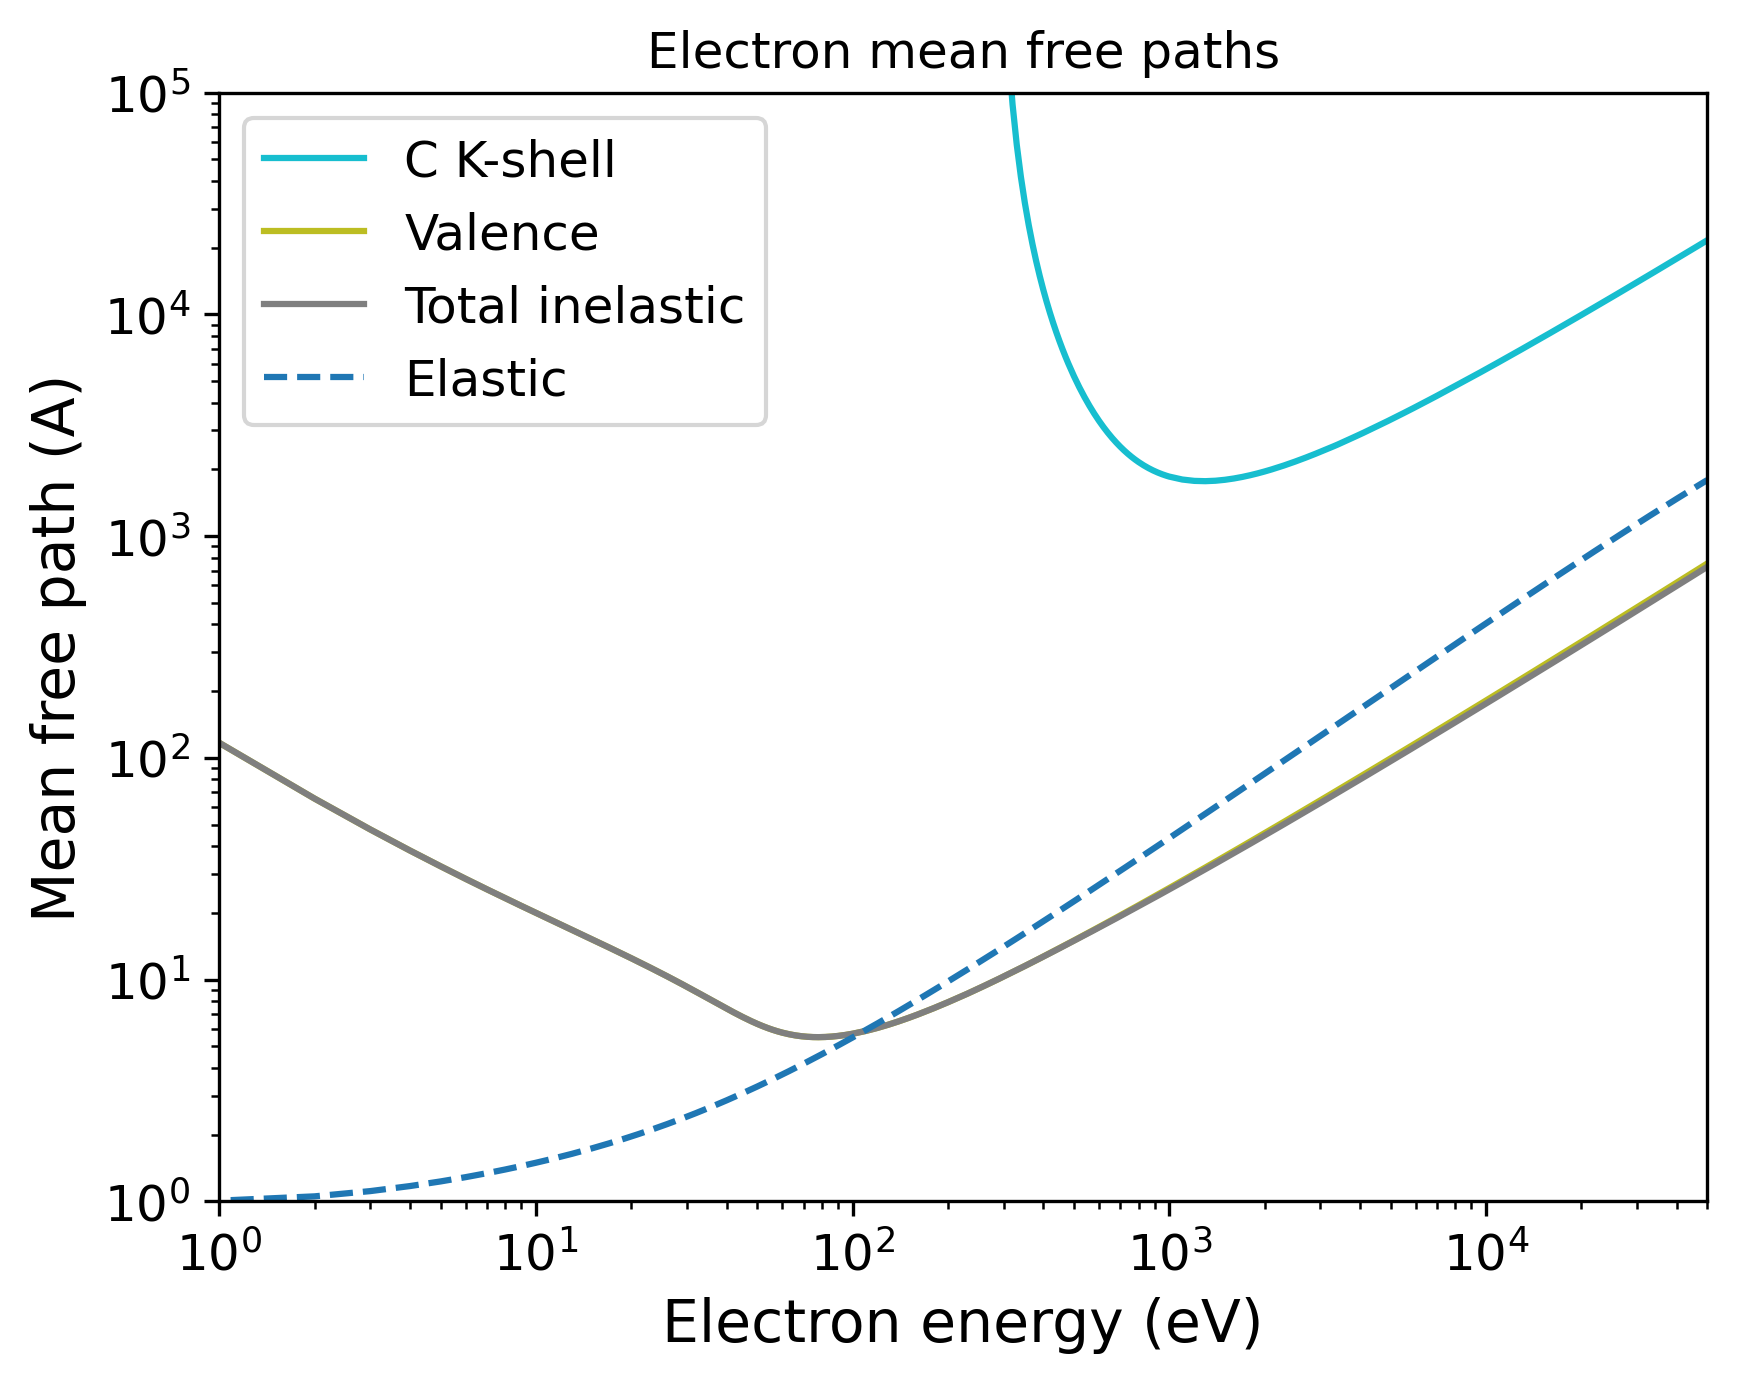

Generate this figure with Python:
import pandas as pd
import numpy as np
import matplotlib.pyplot as plt
import matplotlib.cm as cm
# Set the format:
plt.xlabel("Electron energy (eV)", fontsize=14)
plt.ylabel("Mean free path (A)", fontsize=14)
plt.xticks(fontsize=12)
plt.yticks(fontsize=12)
plt.grid(False)
# Set the axes:
# Read the output file:
df = pd.read_csv(r"OUTPUT_C2H4n_Electron_IMFP.dat", sep=r'\s+', header=None, comment="#", skipinitialspace=True)
plt.xscale("log")
plt.yscale("log")
# Prepare the plot:
columns_to_plot = [ 1, 2, 3]
labels = [ "C K-shell", "Valence", "Total inelastic"]
# Create N distinct colors from a colormap
N = len(columns_to_plot)
colors = plt.cm.tab10(np.linspace(1, 0, 10))
# Set line styles:
linestyles = [ "-", "-", "-"]
for i, col in enumerate(columns_to_plot):
    color = colors[i % len(colors)]
    ls    = linestyles[i % len(linestyles)]
    label = labels[i % len(labels)]
    plt.plot(df.iloc[:, 0], df.iloc[:, col],
    color=color,
    label=label,
    linestyle=ls)
# Add a curve from the second file
df2 = pd.read_csv(r"OUTPUT_C2H4n_Electron_EMFP.dat", sep=r'\s+', header=None, comment="#", skipinitialspace=True)
columns_to_plot2 = [ 3]
labels2 = [ "Elastic"]
# Create second part of the plot:
for col, label in zip(columns_to_plot2, labels2):
    plt.plot(df2.iloc[:, 0], df2.iloc[:, col], label=label, linestyle="--")
plt.xlim(1.00000000,50000.00000000)
plt.ylim(1.00000000,100000.00000000)
plt.title("Electron mean free paths")
plt.legend(loc="best", fontsize=12)
# Save the plot in this format:
plt.savefig("OUTPUT_MFP_electron.png", dpi=300, bbox_inches="tight")
